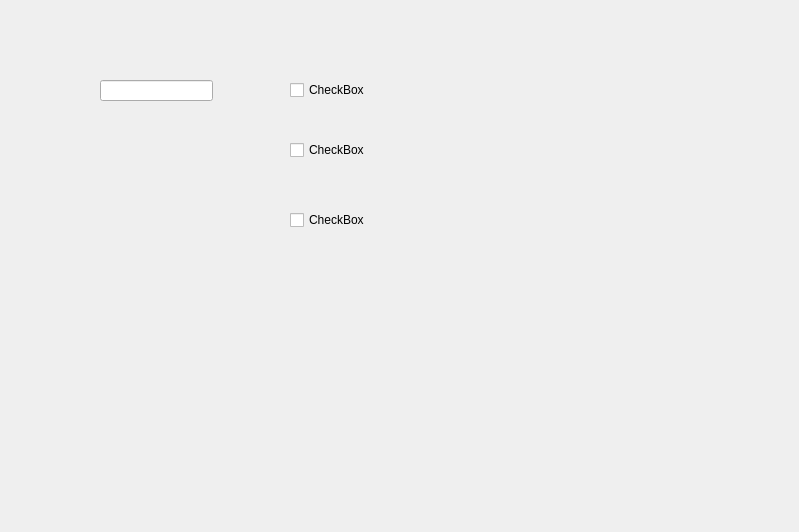
<?xml version="1.0" encoding="UTF-8"?>
<ui version="4.0">
 <class>Form</class>
 <widget class="QWidget" name="Form">
  <property name="geometry">
   <rect>
    <x>0</x>
    <y>0</y>
    <width>799</width>
    <height>532</height>
   </rect>
  </property>
  <property name="windowTitle">
   <string>Form</string>
  </property>
  <widget class="QLineEdit" name="inputAmount">
   <property name="geometry">
    <rect>
     <x>100</x>
     <y>80</y>
     <width>113</width>
     <height>21</height>
    </rect>
   </property>
  </widget>
  <widget class="QCheckBox" name="checkBox1">
   <property name="geometry">
    <rect>
     <x>290</x>
     <y>80</y>
     <width>85</width>
     <height>20</height>
    </rect>
   </property>
   <property name="text">
    <string>CheckBox</string>
   </property>
  </widget>
  <widget class="QCheckBox" name="checkBox2">
   <property name="geometry">
    <rect>
     <x>290</x>
     <y>140</y>
     <width>85</width>
     <height>20</height>
    </rect>
   </property>
   <property name="text">
    <string>CheckBox</string>
   </property>
  </widget>
  <widget class="QCheckBox" name="checkBox3">
   <property name="geometry">
    <rect>
     <x>290</x>
     <y>210</y>
     <width>85</width>
     <height>20</height>
    </rect>
   </property>
   <property name="text">
    <string>CheckBox</string>
   </property>
  </widget>
 </widget>
 <resources/>
 <connections/>
</ui>
